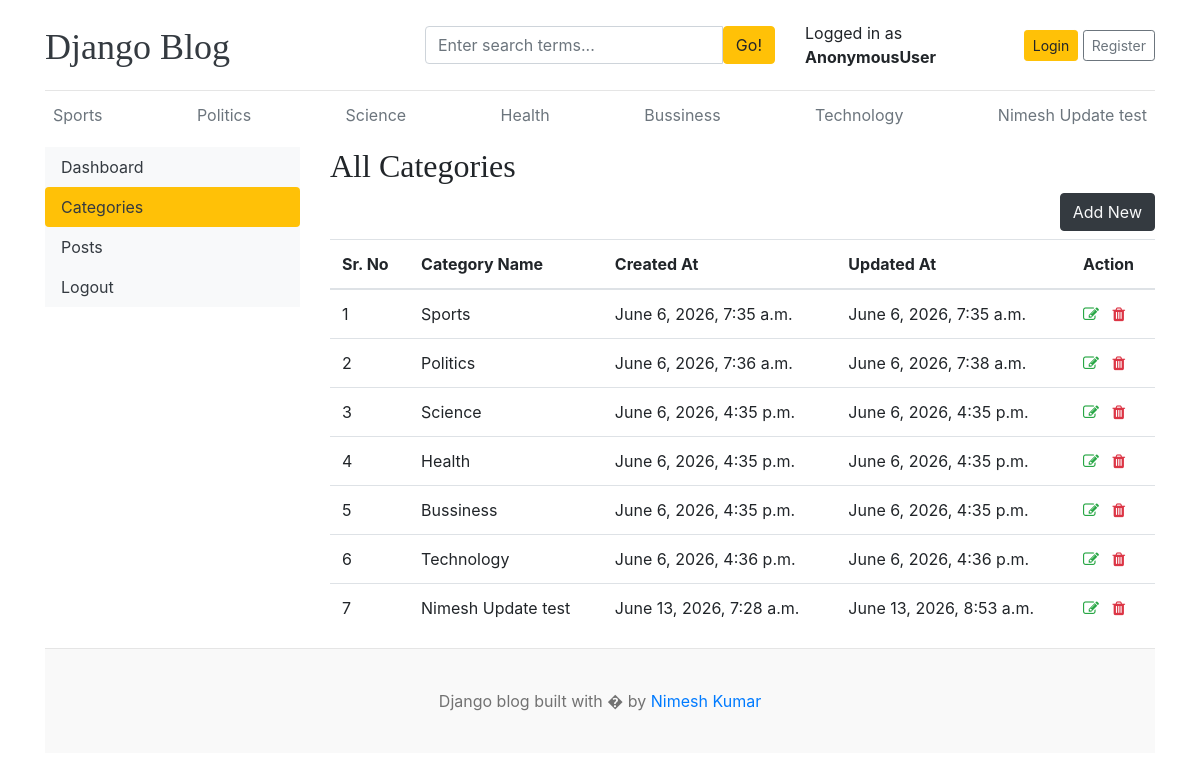
/dashboard/categories/, run on the app's committed database.
### blogs/models.py (models this page shows, shortened)
class Category(models.Model):
    create_name = models.CharField(max_length=50, unique=True)
    created_at = models.DateTimeField(auto_now_add=True)
    updated_at = models.DateTimeField(auto_now=True)
    class Meta:
        verbose_name_plural = 'categories'

### dashboards/views.py (the view)
# urls.py: path('categories/', views.categories, name='categories'),
def categories(request):
    return render(request, 'dashboards/categories.html')

### blogs/context_processor.py (called while the page is built)
def get_categories(request):
    categories = Category.objects.all()
    return dict(categories=categories)

def get_social_links(request):
    socialLink = SocialLink.objects.all()
    return dict(socialLink=socialLink)

### templates/dashboards/categories.html (shortened to what this page needs)
{% extends 'base.html' %}
{% block content %}
<div class="row">
     {% include 'dashboards/dashboard_sidebar.html' %}
    <div class="col-md-9">
        <h2>All Categories</h2>
        <a href="{% url 'add_category' %}" class="btn btn-dark text-light float-right mb-2">Add New</a>
        <table class="table table-hover">
            <thead>
                <tr>
                    <th>Sr. No</th>
                    <th>Category Name</th>
                    <th>Created At</th>
                    <th>Updated At</th>
                    <th>Action</th>
                </tr>
            </thead>
            <tbody>
                {% for cat in categories %}
                <tr>
                    <td>{{ forloop.counter }}</td>
                    <td>{{ cat.create_name }}</td>
                    <td>{{ cat.created_at }}</td>
                    <td>{{ cat.updated_at }}</td>
                    <td>
                        <a href="{% url 'edit_category' cat.id %}"><i class="fa fa-edit text-success"></i> </a>
                        <a href="{% url 'delete_category' cat.id %}"><i class="fa fa-trash text-danger"></i> </a>
                    </td>
                </tr>
                {% endfor %}
            </tbody>
        </table>
    </div>
</div>
{% endblock content %}

### templates/base.html (shortened to what this page needs)
{% load static %}
<!DOCTYPE html>
<html lang="en">
<head>
    <link href="https://getbootstrap.com/docs/4.0/dist/css/bootstrap.min.css" rel="stylesheet">
    <link href="{% static 'css/blog.css' %}" rel="stylesheet">
    <link rel="stylesheet" href="https://cdnjs.cloudflare.com/ajax/libs/font-awesome/4.7.0/css/font-awesome.min.css">
  </head>
<body>
    <div class="container">
      <header class="blog-header py-3">
        <div class="row flex-nowrap justify-content-between align-items-center">
          <div class="col-4 pt-1">
            <a class="blog-header-logo text-dark" href="/">Django Blog</a>
          </div>
          <div class="col-4">
            <form action="{% url 'search' %}" method="GET">
              <div class="input-group">
                <input  name="keyword" value="{{ keyword }}" class="form-control" type="text" placeholder="Enter search terms..." aria-label="Enter Search">
                <button type="submit"  class="btn btn-warning" id="button-search"> Go!</button>
              </div>
            </form>
          </div>
          <div class="col-4 d-flex justify-content-end align-items-center">
            <span> Logged in as <b>{{ user }}</b></span> &nbsp;
            {% if not user.is_authenticated %}
            <a class="btn btn-sm btn-warning" href="{% url 'login' %}">Login</a> &nbsp;
            <a class="btn btn-sm btn-outline-secondary" href="{% url 'register' %}">Register</a>
            {% else %}
            <span class="text-decoration-underline"> <a href="{% url 'dashboard' %}">Dashboard</a></span>
            &nbsp <a class="btn btn-sm btn-warning" href="{% url 'logout' %}">
              Logout
            </a>
            {% endif %}
          </div>
        </div>
      </header>
      <div class="nav-scroller py-1 mb-2">
        <nav class="nav d-flex justify-content-between">
            {% for cat in categories %}
          <a class="p-2 text-muted" href="{% url 'post_by_category' cat.id %}">{{ cat.create_name }}</a>
          {% endfor %}
        </nav>
      </div>
{% block content %}
{% endblock %}
<footer class="blog-footer">
  <p>Django blog built with � by <a href="#">Nimesh Kumar</a></p>
</footer>
</body>
</html>

### blog_main/static/css/blog.css (style rules this page uses)
.blog-header { border-bottom: 1px solid #e5e5e5; }
.blog-header-logo { font-family: "Playfair Display", Georgia, "Times New Roman", serif; font-size: 2.25rem; }
h1, h2, h3, h4, h5, h6 { font-family: "Playfair Display", Georgia, "Times New Roman", serif; }
.blog-footer { padding: 2.5rem 0; color: #727272; text-align: center; background-color: #f9f9f9; border-top: .05rem solid #e5e5e5; }
.blog-footer p:last-child { margin-bottom: 0; }

### data on the page
Category: create_name "Sports", created_at "June 6, 2026, 7:35 a.m.", updated_at "June 6, 2026, 7:35 a.m."
Category: create_name "Politics", created_at "June 6, 2026, 7:36 a.m.", updated_at "June 6, 2026, 7:38 a.m."
Category: create_name "Science", created_at "June 6, 2026, 4:35 p.m.", updated_at "June 6, 2026, 4:35 p.m."
Category: create_name "Health", created_at "June 6, 2026, 4:35 p.m.", updated_at "June 6, 2026, 4:35 p.m."
Category: create_name "Bussiness", created_at "June 6, 2026, 4:35 p.m.", updated_at "June 6, 2026, 4:35 p.m."
Category: create_name "Technology", created_at "June 6, 2026, 4:36 p.m.", updated_at "June 6, 2026, 4:36 p.m."
Category: create_name "Nimesh Update test", created_at "June 13, 2026, 7:28 a.m.", updated_at "June 13, 2026, 8:53 a.m."

### other printed values
{{ user }} "AnonymousUser"
